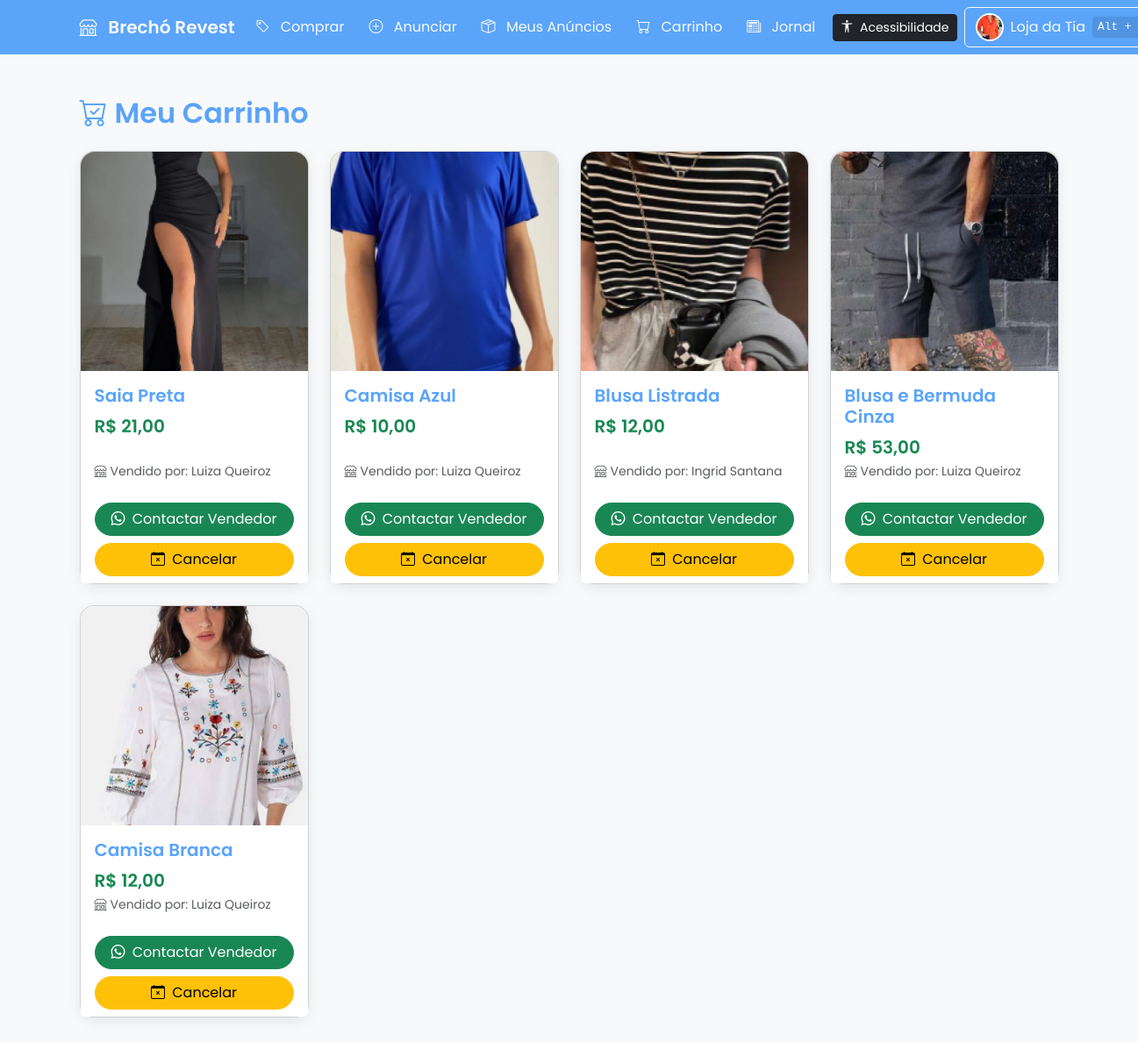
Page /minhas_reservas.php (signed in) on the committed database.
### tables this page shows
CREATE TABLE `produtos` (
  `id` int(11) NOT NULL,
  `nome` varchar(255) NOT NULL,
  `descricao` text DEFAULT NULL,
  `preco` decimal(10,2) DEFAULT NULL,
  `imagem` text DEFAULT NULL,
  `data_cadastro` timestamp NOT NULL DEFAULT current_timestamp(),
  `tamanho` varchar(50) DEFAULT NULL,
  `telefone` varchar(50) DEFAULT NULL,
  `pagamento` varchar(255) DEFAULT NULL,
  `usuario_id` int(11) DEFAULT NULL,
  `status_reserva` enum('disponivel','reservado','vendido') NOT NULL DEFAULT 'disponivel',
  `tipo_roupa` varchar(50) DEFAULT NULL,
  `estilo` varchar(50) DEFAULT NULL,
  `cor` varchar(50) DEFAULT NULL,
  `materiais` varchar(255) DEFAULT NULL,
  `bairro` varchar(255) DEFAULT NULL,
  `status` varchar(20) DEFAULT 'disponivel',
  `comprador_id` int(11) DEFAULT NULL
);

CREATE TABLE `usuarios` (
  `id` int(11) NOT NULL,
  `nome` varchar(255) DEFAULT NULL,
  `email` varchar(255) DEFAULT NULL,
  `senha` varchar(255) DEFAULT NULL,
  `tipo` enum('usuario','loja') DEFAULT 'usuario',
  `telefone` varchar(20) DEFAULT NULL,
  `instagram` varchar(255) DEFAULT NULL,
  `facebook` varchar(255) DEFAULT NULL,
  `tiktok` varchar(255) DEFAULT NULL,
  `twitter` varchar(255) DEFAULT NULL,
  `whatsapp` varchar(255) DEFAULT NULL,
  `first_login` tinyint(1) DEFAULT 1,
  `nome_loja` varchar(255) DEFAULT NULL,
  `foto_perfil` varchar(255) DEFAULT NULL,
  `cep` varchar(10) DEFAULT NULL,
  `rua` varchar(255) DEFAULT NULL,
  `numero` varchar(20) DEFAULT NULL,
  `complemento` varchar(255) DEFAULT NULL,
  `bairro` varchar(255) DEFAULT NULL,
  `cidade` varchar(255) DEFAULT NULL,
  `estado` varchar(50) DEFAULT NULL,
  `reset_token` varchar(255) DEFAULT NULL,
  `reset_token_exp` datetime DEFAULT NULL,
  `reset_code` varchar(10) DEFAULT NULL,
  `reset_code_exp` datetime DEFAULT NULL,
  `senha_seguranca` varchar(255) DEFAULT NULL
);

### public/minhas_reservas.php (called while the page is built)
<?php
include __DIR__ . '/../app/core/conexao.php';
include __DIR__ . '/../app/logic/minhas_reservas.php';
include __DIR__ . '/../app/views/minhas_reservas.php';
?>

### app/logic/minhas_reservas.php (called while the page is built, shortened)
<?php
include __DIR__ . '/../core/conexao.php';
$usuario_id = $_SESSION['usuario']['id'];
$sql = "SELECT
            p.id,
            p.nome,
            p.preco,
            p.imagem,
            p.data_cadastro,
            u.nome AS nome_loja,
            u.id AS usuario_id,
            u.telefone
        FROM
            produtos p
        JOIN
            usuarios u ON p.usuario_id = u.id
        WHERE
            p.comprador_id = ? AND p.status_reserva = 'reservado'";
$stmt = $con->prepare($sql);
$stmt->bind_param("i", $usuario_id);
$stmt->execute();
$resultado = $stmt->get_result();
include __DIR__ . '/../includes/header.php';
?>

### app/views/minhas_reservas.php (the view, shortened to what this page needs)
<!DOCTYPE html>
<html lang="pt-br">
<head>
    <link href="https://cdn.jsdelivr.net/npm/bootstrap@5.3.0/dist/css/bootstrap.min.css" rel="stylesheet">
    <link rel="stylesheet" href="https://cdn.jsdelivr.net/npm/bootstrap-icons@1.10.5/font/bootstrap-icons.css">
</head>
<body>
<main class="container my-5">
    <div class="row">
        <div class="col-md-12">
            <h2 class="mb-4 text-primary" style="font-weight: 600;"><i class="bi bi-cart-check me-2"></i>Meu Carrinho</h2>
            <?php if ($resultado->num_rows > 0): ?>
                <div class="row row-cols-2 row-cols-md-2 row-cols-lg-3 row-cols-xl-4 g-4">
                    <?php while ($produto = $resultado->fetch_assoc()):
                        $imagens = !empty($produto['imagem']) ? unserialize($produto['imagem']) : [];
                        $imagem_preview = (!empty($imagens) && is_array($imagens) && file_exists('uploads/' . $imagens[0])) ? 'uploads/' . $imagens[0] : 'imagens/placeholder.png';
                    ?>
                        <div class="col">
                            <div class="card h-100 rounded-4 card-hover-effect">
                                <a href="ver_produto.php?id=<?= htmlspecialchars($produto['id']) ?>" class="card-link-overlay">Ver produto</a>
                                <img src="<?= htmlspecialchars($imagem_preview) ?>" class="card-img-top" alt="<?= htmlspecialchars($produto['nome']) ?>">
                                <div class="card-body d-flex flex-column justify-content-between">
                                    <div>
                                        <h5 class="card-title text-primary" style="font-weight: 600;"><?= htmlspecialchars($produto['nome']) ?></h5>
                                        <p class="card-text text-success fs-5" style="font-weight: 600;">R$ <?= htmlspecialchars(number_format($produto['preco'], 2, ',', '.')) ?></p>
                                    </div>
                                    <p class="card-text mt-auto">
                                        <small class="text-muted"><i class="bi bi-shop me-1"></i>Vendido por: <?= htmlspecialchars($produto['nome_loja'] ?? 'Loja não informada') ?></small>
                                    </p>
                                </div>
                                <div class="card-footer d-grid gap-2">
                                    <a href="https://wa.me/<?= htmlspecialchars(preg_replace('/[^0-9]/', '', $produto['telefone'])) ?>" target="_blank" class="btn btn-success w-100 rounded-pill">
                                        <i class="bi bi-whatsapp me-1"></i> Contactar Vendedor
                                    </a>
                                    <button type="button" class="btn btn-warning w-100 rounded-pill" data-bs-toggle="modal" data-bs-target="#cancelModal<?= htmlspecialchars($produto['id']) ?>">
                                        <i class="bi bi-calendar-x me-1"></i> Cancelar
                                    </button>
                                </div>
                            </div>
                        </div>
                    <?php endwhile; ?>
                </div>
            <?php endif; ?>
        </div>
    </div>
</main>
</body>
</html>

### app/includes/header.php (style rules this page uses)
body { font-family: 'Poppins', sans-serif; }

### app/views/minhas_reservas.php (style rules this page uses)
body { font-family: 'Poppins', sans-serif; background-color: #f8f9fa; }
.text-primary { color: #5AA4FA !important; }
.text-success { color: #198754 !important; }
.card-hover-effect { transition: transform 0.3s ease-in-out, box-shadow 0.3s ease-in-out; box-shadow: 0 5px 15px rgba(0, 0, 0, 0.08); }
.card-img-top { height: 250px; object-fit: cover; border-top-left-radius: 1rem; border-top-right-radius: 1rem; }
.card-footer { background-color: #fff; border-top: none; border-bottom-left-radius: 1rem; border-bottom-right-radius: 1rem; }
.card { position: relative; }
.card-link-overlay { position: absolute; top: 0; right: 0; bottom: 0; left: 0; z-index: 1; text-indent: -9999px; overflow: hidden; }
.card-footer, .card-body h5, .card-body p { position: relative; z-index: 2; }

### rows in the picture
produtos: shows a picture, nome "Saia Preta", preco "21,00", usuario.nome "Luiza Queiroz"
produtos: shows a picture, nome "Camisa Azul", preco "10,00", usuario.nome "Luiza Queiroz"
produtos: shows a picture, nome "Blusa Listrada", preco "12,00", usuario.nome "Ingrid Santana"
produtos: shows a picture, nome "Blusa e Bermuda Cinza", preco "53,00", usuario.nome "Luiza Queiroz"
produtos: shows a picture, nome "Camisa Branca", preco "12,00", usuario.nome "Luiza Queiroz"

### other values in the picture
$_SESSION['usuario']['nome'] "Loja da Tia"
